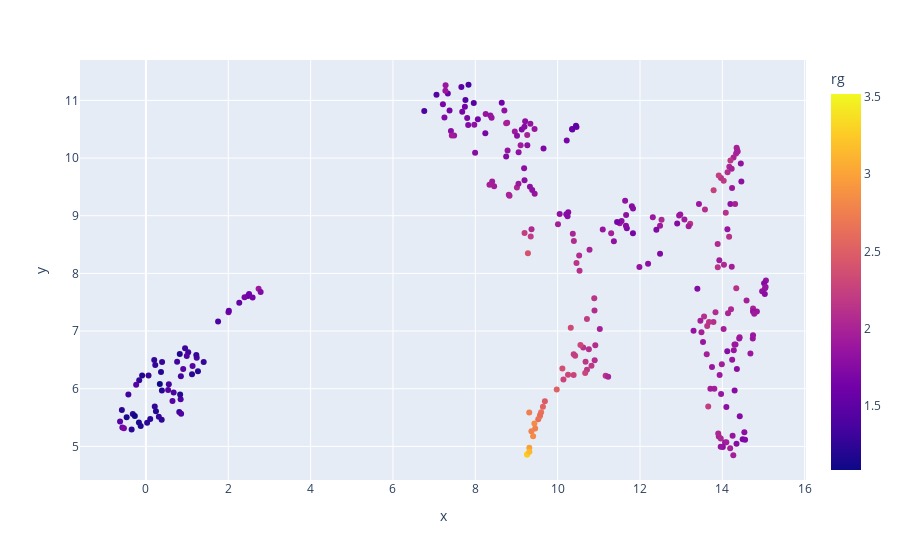

Notebook code for this chart:
### Markdown cell above
### Third step: Visualization of conformations on the reduced 2D dimension based on the selected feature  

In this step using `dimensionality_reduction_scatter` method inside`Visualization` module we can represent the conformations in the reduced space with different labels. Original labels reflect the ensmble that each conformation belongs to. Clustering lables reflect the k-means clustering based on the best Silhouette score obtained by testing on different perplexity and K values. Finally we have the possibility to represent the conformations using global labels like *R*<sub>g</sub>, asphericity, SASA , etc. <br>

In this specific example, by focusing on the original labels plot and the density plot we can understand that how PED00157 and PED00158 conformations are similar based on Carbon alpha intera-atomic distances. The Rg labels plot demonstrates how reducing the dimensionality based on Cα (alpha carbon) distances can organize conformations from the lowest Rg (bottom left of the plot) to the highest Rg (top right of the plot). We can also acknowledge that some Random conformations (PED00156) are similar to the PED00158 and PED00157 conformation from the points of intera-atomic Cα distances. This confirms the fact that final Mixed (PED00158) ensemble contains 24% of Random pool confromations.

### Code cell
vis.dimensionality_reduction_scatter(color_by='rg', kde_by_ensemble=True, size=20,n_comp=2, plotly=True)

### Figure 1 — Plotly figure (JSON) as saved in the notebook; plotly's stock layout.template omitted (floating-point values rounded to 4 significant figures; data arrays with more than 128 entries replaced by an {"elided": "..."} marker saying what was removed)
{"data": [{"customdata": {"elided": "288x1 str values"}, "hovertemplate": "x=%{x}<br>y=%{y}<br>index=%{customdata[0]}<br>color=%{marker.color}<extra></extra>", "legendgroup": "", "marker": {"color": {"elided": "288 float values"}, "coloraxis": "coloraxis", "symbol": "circle"}, "mode": "markers", "name": "", "orientation": "v", "showlegend": false, "type": "scatter", "x": {"elided": "288 float values"}, "xaxis": "x", "y": {"elided": "288 float values"}, "yaxis": "y"}], "layout": {"coloraxis": {"colorbar": {"title": {"text": "rg"}}, "colorscale": [[0, "#0d0887"], [0.1111, "#46039f"], [0.2222, "#7201a8"], [0.3333, "#9c179e"], [0.4444, "#bd3786"], [0.5556, "#d8576b"], [0.6667, "#ed7953"], [0.7778, "#fb9f3a"], [0.8889, "#fdca26"], [1, "#f0f921"]]}, "legend": {"tracegroupgap": 0}, "margin": {"t": 60}, "xaxis": {"anchor": "y", "domain": [0, 1], "title": {"text": "x"}}, "yaxis": {"anchor": "x", "domain": [0, 1], "title": {"text": "y"}}}}
